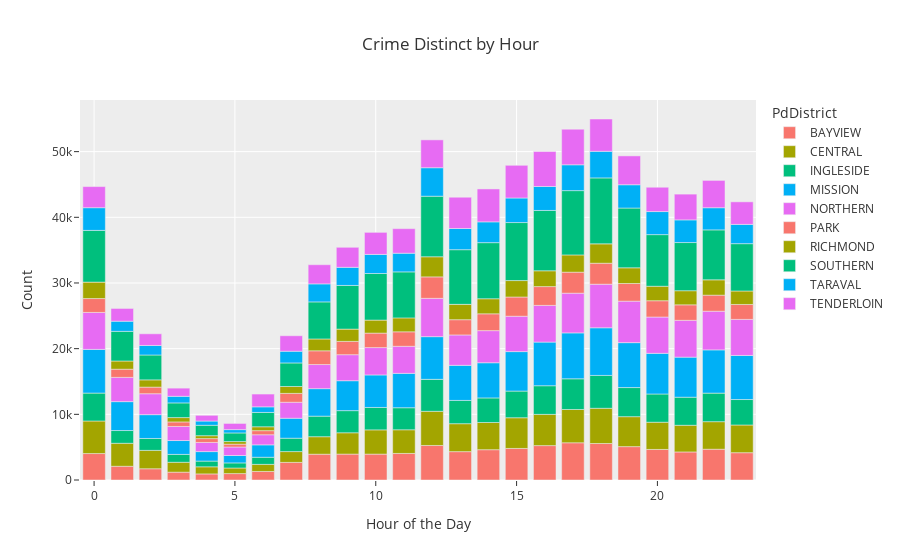

The code cell stored with this chart in its notebook:
### Code cell
grouped_data = sf_crime_data.groupby(['Hour', 'PdDistrict']).size().reset_index(name='Count')
fig = px.bar(grouped_data, x='Hour', y='Count', color='PdDistrict', 
             title='Crime Distinct by Hour', labels={'Hour': 'Hour of the Day', 'Count': 'Count'})
fig.show()

### Figure 1 — Plotly figure (JSON) as saved in the notebook; plotly's stock layout.template omitted (floating-point values rounded to 4 significant figures)
{"data": [{"alignmentgroup": "True", "hovertemplate": "PdDistrict=BAYVIEW<br>Hour of the Day=%{x}<br>Count=%{y}<extra></extra>", "legendgroup": "BAYVIEW", "marker": {"color": "#F8766D", "pattern": {"shape": ""}}, "name": "BAYVIEW", "offsetgroup": "BAYVIEW", "orientation": "v", "showlegend": true, "textposition": "auto", "type": "bar", "x": [0, 1, 2, 3, 4, 5, 6, 7, 8, 9, 10, 11, 12, 13, 14, 15, 16, 17, 18, 19, 20, 21, 22, 23], "xaxis": "x", "y": [4028, 2091, 1713, 1194, 928, 976, 1298, 2682, 3929, 3947, 3944, 4045, 5258, 4318, 4615, 4805, 5238, 5668, 5557, 5083, 4654, 4272, 4687, 4159], "yaxis": "y"}, {"alignmentgroup": "True", "hovertemplate": "PdDistrict=CENTRAL<br>Hour of the Day=%{x}<br>Count=%{y}<extra></extra>", "legendgroup": "CENTRAL", "marker": {"color": "#A3A500", "pattern": {"shape": ""}}, "name": "CENTRAL", "offsetgroup": "CENTRAL", "orientation": "v", "showlegend": true, "textposition": "auto", "type": "bar", "x": [0, 1, 2, 3, 4, 5, 6, 7, 8, 9, 10, 11, 12, 13, 14, 15, 16, 17, 18, 19, 20, 21, 22, 23], "xaxis": "x", "y": [4958, 3500, 2800, 1505, 1081, 851, 1083, 1646, 2663, 3243, 3689, 3604, 5203, 4257, 4140, 4676, 4756, 5068, 5365, 4558, 4143, 4061, 4194, 4218], "yaxis": "y"}, {"alignmentgroup": "True", "hovertemplate": "PdDistrict=INGLESIDE<br>Hour of the Day=%{x}<br>Count=%{y}<extra></extra>", "legendgroup": "INGLESIDE", "marker": {"color": "#00BF7D", "pattern": {"shape": ""}}, "name": "INGLESIDE", "offsetgroup": "INGLESIDE", "orientation": "v", "showlegend": true, "textposition": "auto", "type": "bar", "x": [0, 1, 2, 3, 4, 5, 6, 7, 8, 9, 10, 11, 12, 13, 14, 15, 16, 17, 18, 19, 20, 21, 22, 23], "xaxis": "x", "y": [4251, 1942, 1811, 1199, 870, 776, 1084, 2037, 3130, 3371, 3412, 3356, 4866, 3543, 3741, 4061, 4362, 4674, 5000, 4433, 4299, 4274, 4350, 3876], "yaxis": "y"}, {"alignmentgroup": "True", "hovertemplate": "PdDistrict=MISSION<br>Hour of the Day=%{x}<br>Count=%{y}<extra></extra>", "legendgroup": "MISSION", "marker": {"color": "#00B0F6", "pattern": {"shape": ""}}, "name": "MISSION", "offsetgroup": "MISSION", "orientation": "v", "showlegend": true, "textposition": "auto", "type": "bar", "x": [0, 1, 2, 3, 4, 5, 6, 7, 8, 9, 10, 11, 12, 13, 14, 15, 16, 17, 18, 19, 20, 21, 22, 23], "xaxis": "x", "y": [6651, 4400, 3624, 2112, 1446, 1128, 1886, 3036, 4186, 4557, 4949, 5232, 6499, 5343, 5359, 6010, 6639, 6989, 7255, 6843, 6191, 6097, 6580, 6710], "yaxis": "y"}, {"alignmentgroup": "True", "hovertemplate": "PdDistrict=NORTHERN<br>Hour of the Day=%{x}<br>Count=%{y}<extra></extra>", "legendgroup": "NORTHERN", "marker": {"color": "#E76BF3", "pattern": {"shape": ""}}, "name": "NORTHERN", "offsetgroup": "NORTHERN", "orientation": "v", "showlegend": true, "textposition": "auto", "type": "bar", "x": [0, 1, 2, 3, 4, 5, 6, 7, 8, 9, 10, 11, 12, 13, 14, 15, 16, 17, 18, 19, 20, 21, 22, 23], "xaxis": "x", "y": [5627, 3695, 3190, 2145, 1392, 1290, 1538, 2437, 3672, 3962, 4168, 4123, 5835, 4626, 4889, 5387, 5592, 6048, 6639, 6314, 5528, 5610, 5891, 5495], "yaxis": "y"}, {"alignmentgroup": "True", "hovertemplate": "PdDistrict=PARK<br>Hour of the Day=%{x}<br>Count=%{y}<extra></extra>", "legendgroup": "PARK", "marker": {"color": "#F8766D", "pattern": {"shape": ""}}, "name": "PARK", "offsetgroup": "PARK", "orientation": "v", "showlegend": true, "textposition": "auto", "type": "bar", "x": [0, 1, 2, 3, 4, 5, 6, 7, 8, 9, 10, 11, 12, 13, 14, 15, 16, 17, 18, 19, 20, 21, 22, 23], "xaxis": "x", "y": [2115, 1243, 1007, 688, 587, 438, 625, 1350, 2093, 2026, 2206, 2206, 3268, 2323, 2563, 2925, 2864, 3198, 3191, 2690, 2483, 2360, 2442, 2268], "yaxis": "y"}, {"alignmentgroup": "True", "hovertemplate": "PdDistrict=RICHMOND<br>Hour of the Day=%{x}<br>Count=%{y}<extra></extra>", "legendgroup": "RICHMOND", "marker": {"color": "#A3A500", "pattern": {"shape": ""}}, "name": "RICHMOND", "offsetgroup": "RICHMOND", "orientation": "v", "showlegend": true, "textposition": "auto", "type": "bar", "x": [0, 1, 2, 3, 4, 5, 6, 7, 8, 9, 10, 11, 12, 13, 14, 15, 16, 17, 18, 19, 20, 21, 22, 23], "xaxis": "x", "y": [2502, 1249, 1102, 662, 442, 394, 592, 1051, 1802, 1872, 1981, 2120, 3060, 2336, 2291, 2503, 2405, 2629, 2948, 2390, 2204, 2149, 2334, 2055], "yaxis": "y"}, {"alignmentgroup": "True", "hovertemplate": "PdDistrict=SOUTHERN<br>Hour of the Day=%{x}<br>Count=%{y}<extra></extra>", "legendgroup": "SOUTHERN", "marker": {"color": "#00BF7D", "pattern": {"shape": ""}}, "name": "SOUTHERN", "offsetgroup": "SOUTHERN", "orientation": "v", "showlegend": true, "textposition": "auto", "type": "bar", "x": [0, 1, 2, 3, 4, 5, 6, 7, 8, 9, 10, 11, 12, 13, 14, 15, 16, 17, 18, 19, 20, 21, 22, 23], "xaxis": "x", "y": [7878, 4515, 3788, 2233, 1587, 1312, 2181, 3585, 5644, 6646, 7096, 7004, 9223, 8323, 8543, 8835, 9188, 9791, 10044, 9097, 7863, 7334, 7606, 7204], "yaxis": "y"}, {"alignmentgroup": "True", "hovertemplate": "PdDistrict=TARAVAL<br>Hour of the Day=%{x}<br>Count=%{y}<extra></extra>", "legendgroup": "TARAVAL", "marker": {"color": "#00B0F6", "pattern": {"shape": ""}}, "name": "TARAVAL", "offsetgroup": "TARAVAL", "orientation": "v", "showlegend": true, "textposition": "auto", "type": "bar", "x": [0, 1, 2, 3, 4, 5, 6, 7, 8, 9, 10, 11, 12, 13, 14, 15, 16, 17, 18, 19, 20, 21, 22, 23], "xaxis": "x", "y": [3453, 1544, 1449, 1004, 645, 506, 853, 1783, 2743, 2759, 2903, 2841, 4338, 3226, 3164, 3737, 3648, 3931, 4051, 3551, 3508, 3449, 3376, 2934], "yaxis": "y"}, {"alignmentgroup": "True", "hovertemplate": "PdDistrict=TENDERLOIN<br>Hour of the Day=%{x}<br>Count=%{y}<extra></extra>", "legendgroup": "TENDERLOIN", "marker": {"color": "#E76BF3", "pattern": {"shape": ""}}, "name": "TENDERLOIN", "offsetgroup": "TENDERLOIN", "orientation": "v", "showlegend": true, "textposition": "auto", "type": "bar", "x": [0, 1, 2, 3, 4, 5, 6, 7, 8, 9, 10, 11, 12, 13, 14, 15, 16, 17, 18, 19, 20, 21, 22, 23], "xaxis": "x", "y": [3214, 1941, 1777, 1245, 870, 938, 1949, 2356, 2918, 3052, 3359, 3739, 4240, 4762, 5012, 4979, 5325, 5416, 4919, 4392, 3704, 3925, 4158, 3437], "yaxis": "y"}], "layout": {"barmode": "relative", "legend": {"title": {"text": "PdDistrict"}, "tracegroupgap": 0}, "title": {"text": "Crime Distinct by Hour"}, "xaxis": {"anchor": "y", "domain": [0, 1], "title": {"text": "Hour of the Day"}}, "yaxis": {"anchor": "x", "domain": [0, 1], "title": {"text": "Count"}}}}
